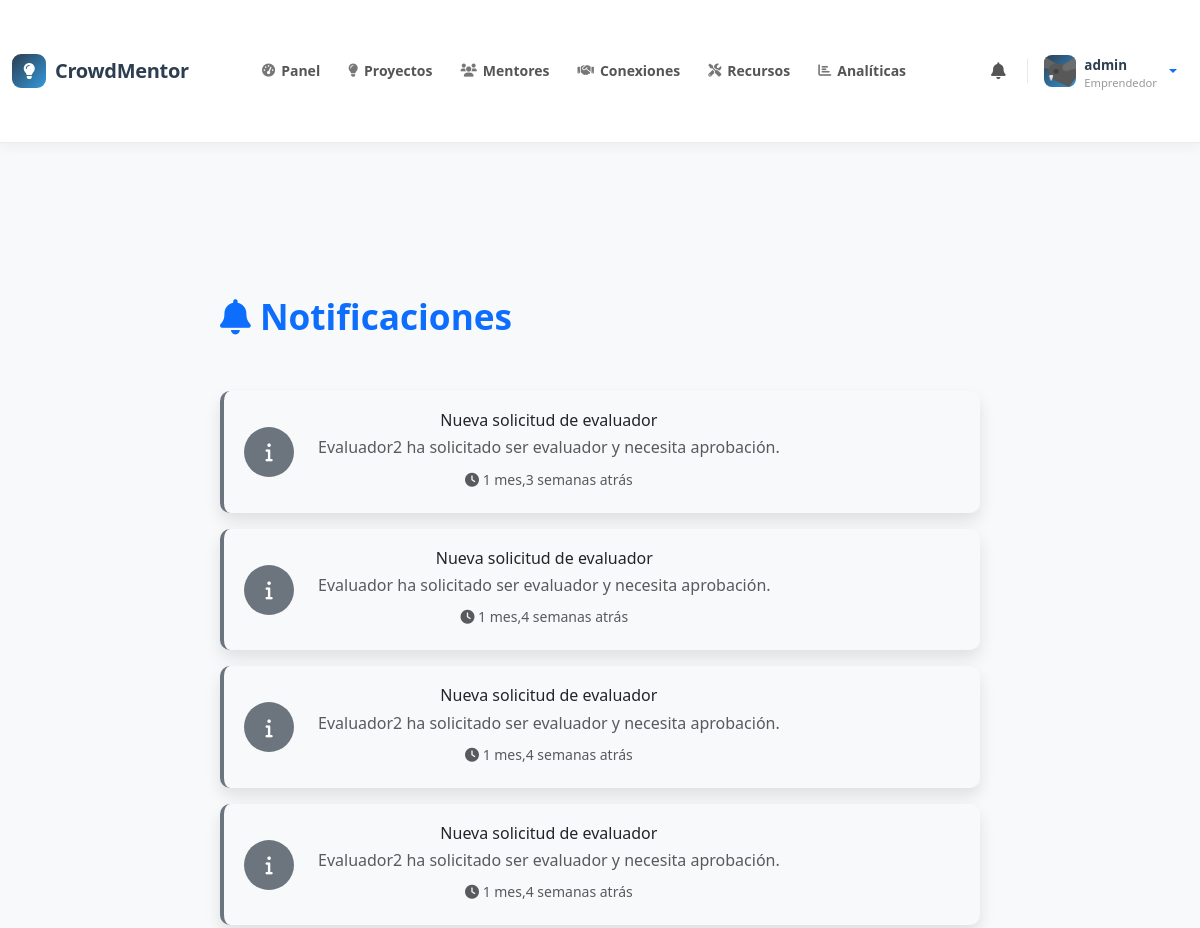
/notifications/ (signed in, upper part), run on an earlier commit of the app's database.
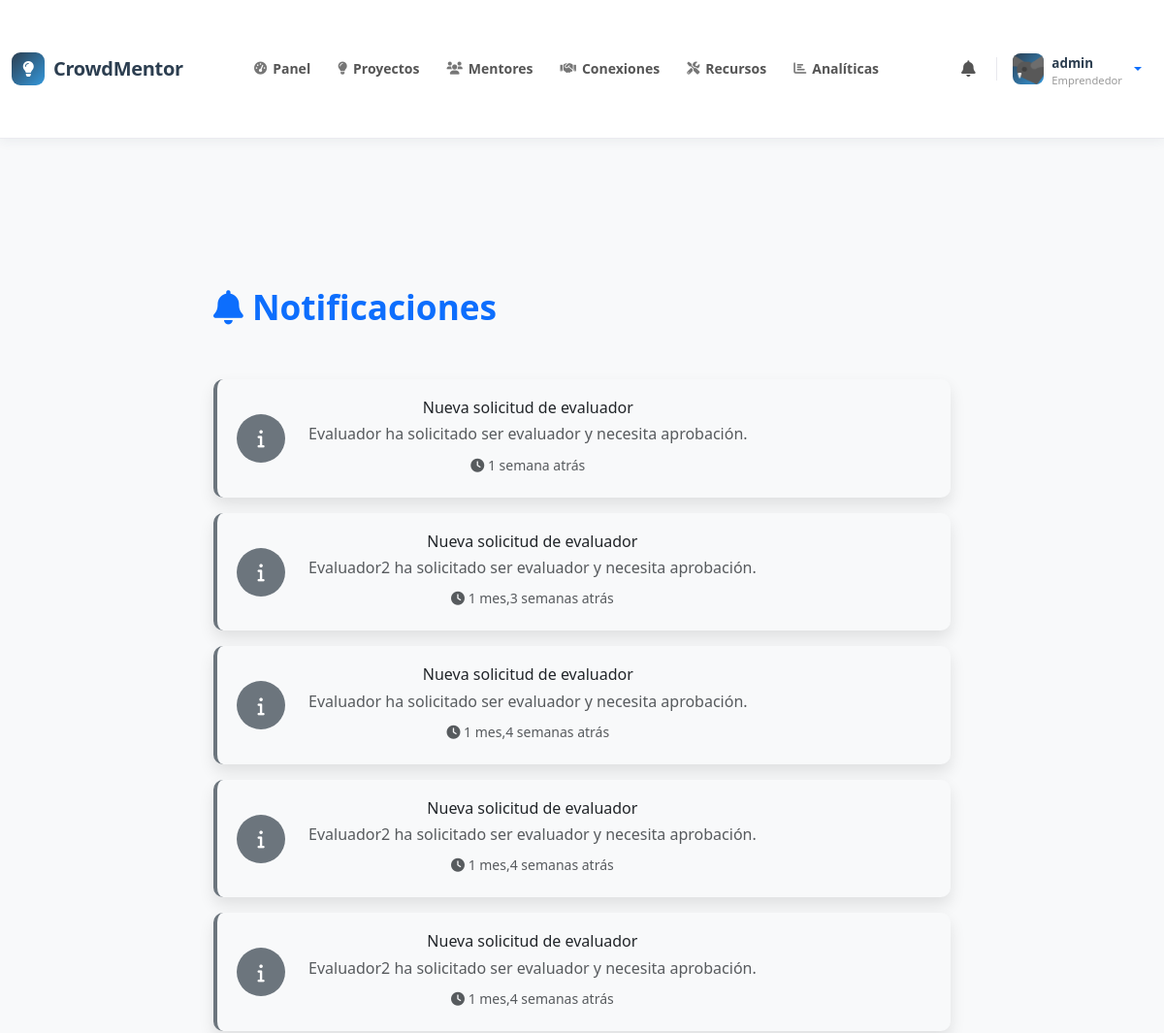
And on a later commit of the database.
### core/models.py (models this page shows, shortened)
class Notification(models.Model):
    NOTIFICATION_TYPES = (
        ('investment', 'Nueva Inversión'),
        ('mentorship', 'Solicitud de Mentoría'),
        ('evaluation', 'Nueva Evaluación'),
        ('message', 'Nuevo Mensaje'),
        ('project_update', 'Actualización de Proyecto'),
        ('system', 'Notificación del Sistema'),
    )
    user = models.ForeignKey(User, on_delete=models.CASCADE, related_name='notifications')
    title = models.CharField(max_length=200)
    message = models.TextField()
    notification_type = models.CharField(max_length=20, choices=NOTIFICATION_TYPES)
    is_read = models.BooleanField(default=False)
    created_at = models.DateTimeField(auto_now_add=True)
    related_project = models.ForeignKey(Project, on_delete=models.CASCADE, blank=True, null=True)
    related_investment = models.ForeignKey(Investment, on_delete=models.CASCADE, blank=True, null=True)
    related_mentorship = models.ForeignKey(Mentorship, on_delete=models.CASCADE, blank=True, null=True)
    class Meta:
        ordering = ['-created_at']

### core/views.py (the view)
# urls.py: path('notifications/', views.notifications, name='notifications'),
@login_required
def notifications(request):
    all_notifications = request.user.notifications.all()
    unread_count = all_notifications.filter(is_read=False).count()
    notifications = all_notifications[:20]  # Últimas 20 notificaciones
    if request.method == 'POST':
        notification_ids = request.POST.getlist('mark_read')
        Notification.objects.filter(id__in=notification_ids, user=request.user).update(is_read=True)
        return redirect('notifications')
    context = {
        'notifications': notifications,
        'unread_count': unread_count
    }
    return render(request, 'notifications.html', context)

### core/templatetags/custom_filters.py (called while the page is built)
@register.filter
def has_profile(user):
    return hasattr(user, 'profile') and user.profile is not None

@register.filter
def get_user_type(user):
    if hasattr(user, 'profile') and user.profile:
        return user.profile.user_type
    return None

### core/templates/notifications.html (shortened to what this page needs)
{% extends 'base.html' %}
{% load static %}
{% block extra_css %}
<link rel="stylesheet" href="{% static 'css/notifications.css' %}">
{% endblock %}
{% block content %}
<div class="container py-5">
    <div class="row">
        <div class="col-md-8 mx-auto">
            <div class="d-flex justify-content-between align-items-center mb-4">
                <h2 class="text-primary">
                    <i class="fas fa-bell"></i> Notificaciones
                </h2>
            </div>
            {% for notification in notifications %}
                <div class="card notification-card notification-{{ notification.notification_type }} {% if not notification.is_read %}unread{% else %}read{% endif %} mb-3">
                    <div class="card-body">
                        <div class="row align-items-center">
                            <div class="col-auto">
                                <div class="notification-icon
                                    {% if notification.notification_type == 'investment' %}bg-success text-white
                                    {% elif notification.notification_type == 'mentorship' %}bg-info text-white
                                    {% elif notification.notification_type == 'evaluation' %}bg-warning text-dark
                                    {% elif notification.notification_type == 'message' %}bg-danger text-white
                                    {% elif notification.notification_type == 'project_update' %}bg-purple text-white
                                    {% else %}bg-secondary text-white{% endif %}">
                                    {% if notification.notification_type == 'investment' %}
                                        <i class="fas fa-coins"></i>
                                    {% elif notification.notification_type == 'mentorship' %}
                                        <i class="fas fa-handshake"></i>
                                    {% elif notification.notification_type == 'evaluation' %}
                                        <i class="fas fa-star"></i>
                                    {% elif notification.notification_type == 'message' %}
                                        <i class="fas fa-comment"></i>
                                    {% elif notification.notification_type == 'project_update' %}
                                        <i class="fas fa-edit"></i>
                                    {% else %}
                                        <i class="fas fa-info"></i>
                                    {% endif %}
                                </div>
                            </div>
                            <div class="col">
                                <div class="d-flex justify-content-between align-items-start">
                                    <div>
                                        <h6 class="mb-1 {% if not notification.is_read %}fw-bold{% endif %}">
                                            {{ notification.title }}
                                        </h6>
                                        <p class="mb-1 text-muted">{{ notification.message }}</p>
                                        <small class="text-muted">
                                            <i class="fas fa-clock"></i> {{ notification.created_at|timesince }} atrás
                                        </small>
                                    </div>
                                </div>
                            </div>
                        </div>
                    </div>
                </div>
            {% endfor %}
        </div>
    </div>
</div>
{% endblock %}

What changed in the data, as far as the page shows it:
added Notification: notification_type "system" (drawn), title "Nueva solicitud de evaluador", message "Evaluador ha solicitado ser evaluador y necesita aprobación.", created_at "1 semana"
